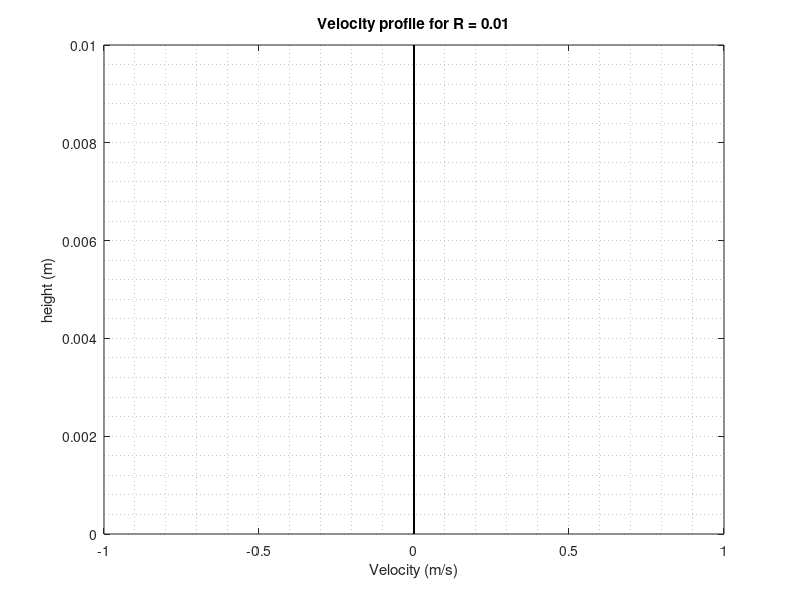

This chart was generated by the following MATLAB code:
clc; clear all; close all

% Setup

U0 = 0;     % Initial speed
nu = 10^(-6);           % Kinematic viscocity nu = mu/rho
h = 0.01;               % Height
nmbrPts = 20;           % Number of vertical divides
% Reynolds Number
Re = 100;        % Value of Re changed for each question
omega   = Re*nu/(h^2);      % Omega

% Discretization
dy = h/(nmbrPts - 1);      % height step --- MINUS ONE FOR SOME REASON
dt = 0.5 * (dy^2) / nu; % time step
C = (nu*dt)/(dy^2);     % Stability parameter

elapsedTime = int32(10/omega);        % Measure profile at this time
                                        % Re 0.001 was chosen because it requires much more time to become stable
tsteps = idivide(elapsedTime, dt, 'ceil');  % Find number of steps, round up

t = 0;
Uo = 1;     % Speed constant
U = zeros(nmbrPts);     % Velocities for first Reynolds number
% Rows are the speeds for different times, columns are at different heights
%Unew = zeros(nmbrPts + 2);  % Updating velocity values or something...
y = linspace(0,h,nmbrPts);

for i = 1:tsteps
  %Uplate = Uo*sin(omega(1)*t);   % Velocity of bottom plate
  t = t+dt;
  for j = 2:nmbrPts-1
    U(j) = U(j) + C * (U(j-1) + U(j+1) - (2*U(j)));  % Update speeds for current time - First Re
  end
  Uplate = cos(omega*t);      % Set plate speed
  U(end) = U0;                % Set top plate speed
end

plot(U, y, 'k');
title('Velocity profile for R = 0.01');
xlabel('Velocity (m/s)');
ylabel('height (m)')
grid minor
